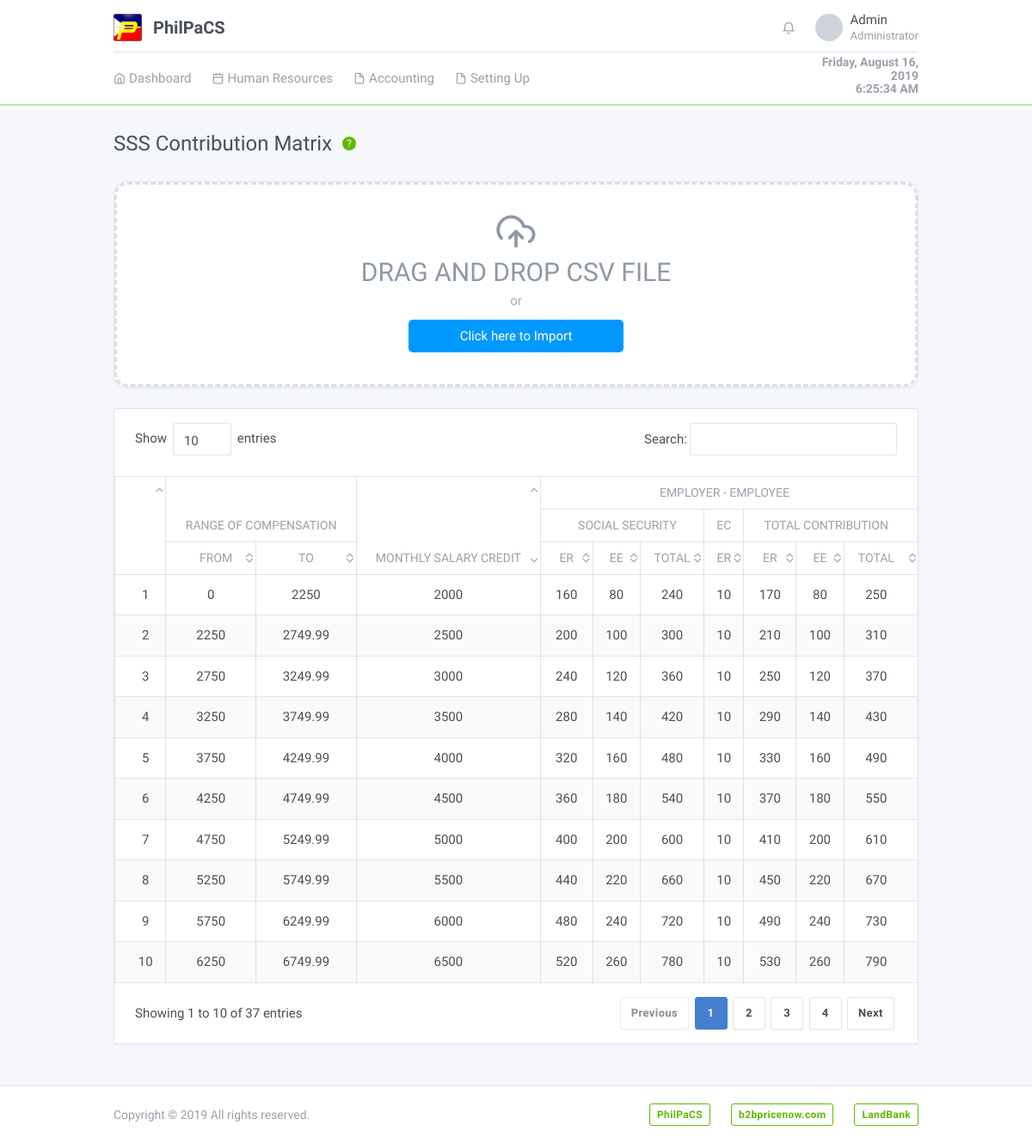
/system/contribution.sss.php (signed in), run on the app's committed database.
### tables this page shows
CREATE TABLE `sssmatrixtbl` (
  `sssMatrixID` int(11) NOT NULL AUTO_INCREMENT,
  `rangeOfCompensationFrom` varchar(25) NOT NULL,
  `rangeOfCompensationTo` varchar(25) NOT NULL,
  `monthlySalaryCredit` varchar(25) NOT NULL,
  `socialSecurityEmployer` varchar(25) NOT NULL,
  `socialSecurityEmployee` varchar(25) NOT NULL,
  `socialSecurityTotal` varchar(25) NOT NULL,
  `employeeCompensationEmployer` varchar(25) NOT NULL,
  `totalContributionEmployer` varchar(25) NOT NULL,
  `totalContributionEmployee` varchar(25) NOT NULL,
  `totalContributions` varchar(25) NOT NULL,
  PRIMARY KEY (`sssMatrixID`)
);

### models/Config.php (called while the page is built, shortened)
<?php
require_once 'Database.php';
class Config extends Database {
	protected $conn;
	public function __construct() {
		$database = new Database();
		$this->conn = $database->db_connection();
	}
	public function runQuery($sql) {
		$stmt = $this->conn->prepare($sql);
		return $stmt;
	}
}

### models/Database.php (called while the page is built, shortened)
<?php
class Database {
	private $host = "localhost";
	private $dbname = "philpacs";
	private $username = "root";
	private $password = "";
	public function db_connection(){
		try {
			$this->conn = new PDO("mysql:host=" . $this->host . ";dbname=" . $this->dbname, $this->username, $this->password);
			$this->conn->setAttribute(PDO::ATTR_ERRMODE, PDO::ERRMODE_EXCEPTION);
			return $this->conn;
		} catch (PDOException $e) {
			echo "Connection Error: " . $e->getMessage();
		}
	}
}

### system/contribution.sss.php (the view, shortened to what this page needs)
<?php
    require_once '../models/Config.php';
    $config = new Config();
    $config->isnot_loggedin();
?>
<!DOCTYPE html>
<html lang="en" dir="ltr">
  <head>
    <link rel="stylesheet" href="https://maxcdn.bootstrapcdn.com/font-awesome/4.7.0/css/font-awesome.min.css">
        <?php include '../includes/plugins.php'; ?>
    <link rel="stylesheet" type="text/css" href="../assets/css/style.css" />
  </head>
  <body class="">
        <div class="page">
          <div class="flex-fill">
            <?php include '../includes/header.php'; ?>
            <div class="my-3 my-md-5">
              <div class="container">
                  <div class="page-header">
                    <h1 class="page-title">
                      SSS Contribution Matrix
                    </h1>
                    <span class="align-self-center ml-3" data-toggle="tooltip" data-placement="top" title="Help">
                      <span class="form-help bg-green text-white" data-toggle="popover" data-placement="bottom" data-content="<p>Download the SSS Matrix Format Excel Sheet.<p>
                        <p><a class='btn-link' href='../downloads/Format - SSS Contribution.xlsx' download='SSS_Contribution_Sheet'>SSS Matrix Format Excel Sheet</p>">?</span>
                    </span>
                  </div>
                  <div class="dimmer active">
                    <div id="dimmer-content">
                      <div class="card" style="height: 30vh; border-radius: 15px;">
                        <div class="card-body">
                          <div class="wrapper">
                            <div class="drop">
                              <div class="cont">
                                <i class="fe fe-upload-cloud"></i>
                                <div class="tit">
                                  Drag and Drop CSV File
                                </div>
                                <div class="desc">or</div>
                                <div class="browse">
                                  Click here to Import
                                </div>
                              </div>
                            </div>
                          </div>
                        </div>
                      </div>
                    </div>
                  </div>
                  <div class="row row-cards">
                    <div class="col-lg-12">
                      <div class="card">
                        <div class="dimmer active">
                          <div id='archive-dimmer-content'>
                          <div class="table-responsive">
                            <table class="table card-table table-vcenter table-hover text-center table-bordered table-striped text-nowrap datatable" id="sssContributionTable">
                              <thead>
                                <tr>
                                    <th rowspan="3" class="w-1"></th>
                                    <th colspan="2" rowspan="2">Range of Compensation</th>
                                    <th rowspan="3">Monthly Salary Credit</th>
                                    <th colspan="7">Employer - Employee</th>
                                </tr>
                                <tr>
                                    <th colspan="3">Social Security</th>
                                    <th>EC</th>
                                    <th colspan="3">Total Contribution</th>
                                </tr>
                                <tr>
                                    <th>From</th>
                                    <th>To</th>
                                    <th>ER</th>
                                    <th>EE</th>
                                    <th>Total</th>
                                    <th>ER</th>
                                    <th>ER</th>
                                    <th>EE</th>
                                    <th>Total</th>
                                </tr>
                              </thead>
                              <tbody>
                                  <?php
                                      try {
                                          $stmt = $config->runQuery("SELECT * FROM sssmatrixtbl");
                                          $stmt->execute();
                                          while ($row = $stmt->fetch(PDO::FETCH_ASSOC)) {
                                              ?>
                                              <tr>
                                                  <td><?=$row['sssMatrixID'];?></td>
                                                  <td><?=$row['rangeOfCompensationFrom'];?></td>
                                                  <td><?=$row['rangeOfCompensationTo'];?></td>
                                                  <td><?=$row['monthlySalaryCredit'];?></td>
                                                  <td><?=$row['socialSecurityEmployer'];?></td>
                                                  <td><?=$row['socialSecurityEmployee'];?></td>
                                                  <td><?=$row['socialSecurityTotal'];?></td>
                                                  <td><?=$row['employeeCompensationEmployer'];?></td>
                                                  <td><?=$row['totalContributionEmployer'];?></td>
                                                  <td><?=$row['totalContributionEmployee'];?></td>
                                                  <td><?=$row['totalContributions'];?></td>
                                              </tr>
                                              <?php
                                          }
                                      } catch (PDOException $e) {
                                          echo "Connection Error: " . $e->getMessage();
                                      }
                                  ?>
                              </tbody>
                            </table>
                          </div>
                        </div>
                      </div>
                    </div>
                  </div>
              </div>
            </div>
          </div>
        </div>
        <?php include '../includes/footer.php'; ?>
  </body>
</html>

### assets/css/style.css (style rules this page uses)
.wrapper { width: 100%; height: 100%; }
.drop { width: 100%; height: 100%; border: 3px dashed #DADFE3; border-radius: 15px; overflow: hidden; text-align: center; background: white; -webkit-transition: all 0.5s ease-out; -moz-transition: all 0.5s ease-out; transition: all 0.5s ease-out; margin: auto; position: absolute; top: 0; left: 0; bottom: 0; right: 0; }
.drop .cont { width: 500px; height: 170px; color: #8E99A5; -webkit-transition: all 0.5s ease-out; -moz-transition: all 0.5s ease-out; transition: all 0.5s ease-out; margin: auto; position: absolute; top: 0; left: 0; bottom: 0; right: 0; }
.drop .cont i { font-size: 300%; color: #8E99A5; position: relative; }
.drop .cont .tit { font-size: 200%; text-transform: uppercase; }
.drop .cont .desc { color: #A4AEBB; }
.drop .cont .browse { margin: 10px 25%; color: white; padding: 8px 16px; border-radius: 5px; background: #09f; }

### data on the page
sssmatrixtbl: sssMatrixID "1", rangeOfCompensationFrom "0", rangeOfCompensationTo "2250", monthlySalaryCredit "2000", socialSecurityEmployer "160", socialSecurityEmployee "80", socialSecurityTotal "240", employeeCompensationEmployer "10", totalContributionEmployer "170", totalContributionEmployee "80", totalContributions "250"
sssmatrixtbl: sssMatrixID "2", rangeOfCompensationFrom "2250", rangeOfCompensationTo "2749.99", monthlySalaryCredit "2500", socialSecurityEmployer "200", socialSecurityEmployee "100", socialSecurityTotal "300", employeeCompensationEmployer "10", totalContributionEmployer "210", totalContributionEmployee "100", totalContributions "310"
sssmatrixtbl: sssMatrixID "3", rangeOfCompensationFrom "2750", rangeOfCompensationTo "3249.99", monthlySalaryCredit "3000", socialSecurityEmployer "240", socialSecurityEmployee "120", socialSecurityTotal "360", employeeCompensationEmployer "10", totalContributionEmployer "250", totalContributionEmployee "120", totalContributions "370"
sssmatrixtbl: sssMatrixID "4", rangeOfCompensationFrom "3250", rangeOfCompensationTo "3749.99", monthlySalaryCredit "3500", socialSecurityEmployer "280", socialSecurityEmployee "140", socialSecurityTotal "420", employeeCompensationEmployer "10", totalContributionEmployer "290", totalContributionEmployee "140", totalContributions "430"
sssmatrixtbl: sssMatrixID "5", rangeOfCompensationFrom "3750", rangeOfCompensationTo "4249.99", monthlySalaryCredit "4000", socialSecurityEmployer "320", socialSecurityEmployee "160", socialSecurityTotal "480", employeeCompensationEmployer "10", totalContributionEmployer "330", totalContributionEmployee "160", totalContributions "490"
sssmatrixtbl: sssMatrixID "6", rangeOfCompensationFrom "4250", rangeOfCompensationTo "4749.99", monthlySalaryCredit "4500", socialSecurityEmployer "360", socialSecurityEmployee "180", socialSecurityTotal "540", employeeCompensationEmployer "10", totalContributionEmployer "370", totalContributionEmployee "180", totalContributions "550"
sssmatrixtbl: sssMatrixID "7", rangeOfCompensationFrom "4750", rangeOfCompensationTo "5249.99", monthlySalaryCredit "5000", socialSecurityEmployer "400", socialSecurityEmployee "200", socialSecurityTotal "600", employeeCompensationEmployer "10", totalContributionEmployer "410", totalContributionEmployee "200", totalContributions "610"
sssmatrixtbl: sssMatrixID "8", rangeOfCompensationFrom "5250", rangeOfCompensationTo "5749.99", monthlySalaryCredit "5500", socialSecurityEmployer "440", socialSecurityEmployee "220", socialSecurityTotal "660", employeeCompensationEmployer "10", totalContributionEmployer "450", totalContributionEmployee "220", totalContributions "670"
sssmatrixtbl: sssMatrixID "9", rangeOfCompensationFrom "5750", rangeOfCompensationTo "6249.99", monthlySalaryCredit "6000", socialSecurityEmployer "480", socialSecurityEmployee "240", socialSecurityTotal "720", employeeCompensationEmployer "10", totalContributionEmployer "490", totalContributionEmployee "240", totalContributions "730"
sssmatrixtbl: sssMatrixID "10", rangeOfCompensationFrom "6250", rangeOfCompensationTo "6749.99", monthlySalaryCredit "6500", socialSecurityEmployer "520", socialSecurityEmployee "260", socialSecurityTotal "780", employeeCompensationEmployer "10", totalContributionEmployer "530", totalContributionEmployee "260", totalContributions "790"

### other printed values
$display['username'] "Admin"
$display['accountType'] "Administrator"
